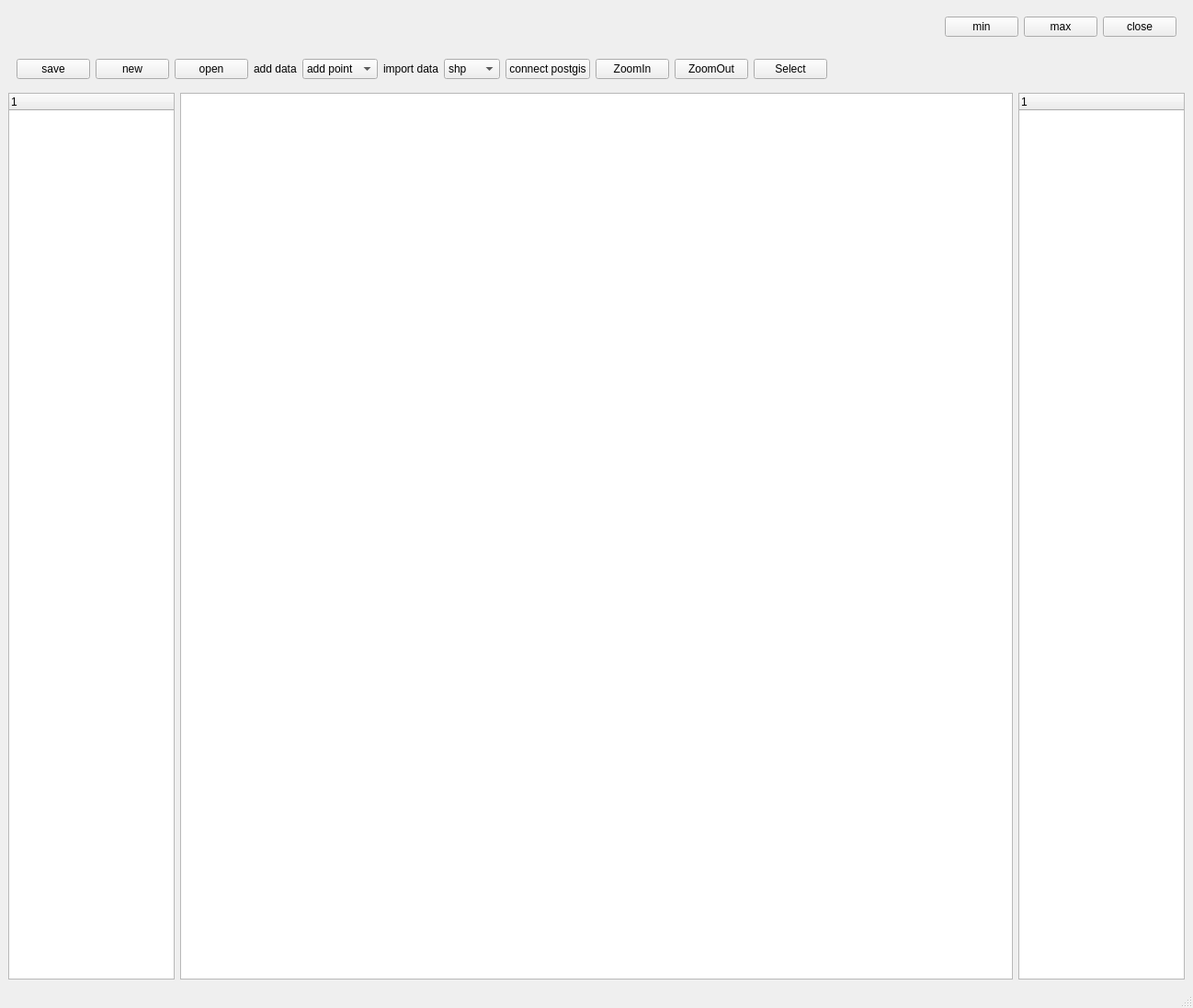
<?xml version="1.0" encoding="UTF-8"?>
<ui version="4.0">
 <class>MainWindow</class>
 <widget class="QMainWindow" name="MainWindow">
  <property name="geometry">
   <rect>
    <x>0</x>
    <y>0</y>
    <width>1298</width>
    <height>1097</height>
   </rect>
  </property>
  <property name="windowTitle">
   <string>MainWindow</string>
  </property>
  <widget class="QWidget" name="centralwidget">
   <layout class="QFormLayout" name="formLayout">
    <item row="0" column="0" colspan="2">
     <layout class="QVBoxLayout" name="verticalLayout">
      <item>
       <widget class="QWidget" name="widget" native="true">
        <layout class="QHBoxLayout" name="horizontalLayout_2">
         <item>
          <spacer name="horizontalSpacer">
           <property name="orientation">
            <enum>Qt::Horizontal</enum>
           </property>
           <property name="sizeHint" stdset="0">
            <size>
             <width>40</width>
             <height>20</height>
            </size>
           </property>
          </spacer>
         </item>
         <item>
          <widget class="QPushButton" name="min_bt">
           <property name="text">
            <string>min</string>
           </property>
          </widget>
         </item>
         <item>
          <widget class="QPushButton" name="max_bt">
           <property name="text">
            <string>max</string>
           </property>
          </widget>
         </item>
         <item>
          <widget class="QPushButton" name="close_bt">
           <property name="text">
            <string>close</string>
           </property>
          </widget>
         </item>
        </layout>
       </widget>
      </item>
      <item>
       <widget class="QWidget" name="widget_2" native="true">
        <layout class="QHBoxLayout" name="horizontalLayout_4">
         <item>
          <widget class="QPushButton" name="save_bt">
           <property name="text">
            <string>save</string>
           </property>
          </widget>
         </item>
         <item>
          <widget class="QPushButton" name="new_bt">
           <property name="text">
            <string>new</string>
           </property>
          </widget>
         </item>
         <item>
          <widget class="QPushButton" name="open_bt">
           <property name="text">
            <string>open</string>
           </property>
          </widget>
         </item>
         <item>
          <widget class="QLabel" name="label">
           <property name="text">
            <string>add data</string>
           </property>
          </widget>
         </item>
         <item>
          <widget class="QComboBox" name="add_data_combox">
           <item>
            <property name="text">
             <string>add point</string>
            </property>
           </item>
           <item>
            <property name="text">
             <string>add line</string>
            </property>
           </item>
           <item>
            <property name="text">
             <string>add poly</string>
            </property>
           </item>
          </widget>
         </item>
         <item>
          <widget class="QLabel" name="label_2">
           <property name="text">
            <string>import data</string>
           </property>
          </widget>
         </item>
         <item>
          <widget class="QComboBox" name="import_data_combox">
           <item>
            <property name="text">
             <string>shp</string>
            </property>
           </item>
           <item>
            <property name="text">
             <string>raster</string>
            </property>
           </item>
           <item>
            <property name="text">
             <string>csv</string>
            </property>
           </item>
          </widget>
         </item>
         <item>
          <widget class="QPushButton" name="connect_postgis_bt">
           <property name="text">
            <string>connect postgis</string>
           </property>
          </widget>
         </item>
         <item>
          <widget class="QPushButton" name="ZoomIn_bt">
           <property name="text">
            <string>ZoomIn</string>
           </property>
          </widget>
         </item>
         <item>
          <widget class="QPushButton" name="ZoomOut_bt">
           <property name="text">
            <string>ZoomOut</string>
           </property>
          </widget>
         </item>
         <item>
          <widget class="QPushButton" name="Select_bt">
           <property name="text">
            <string>Select</string>
           </property>
          </widget>
         </item>
         <item>
          <spacer name="horizontalSpacer_2">
           <property name="orientation">
            <enum>Qt::Horizontal</enum>
           </property>
           <property name="sizeHint" stdset="0">
            <size>
             <width>338</width>
             <height>18</height>
            </size>
           </property>
          </spacer>
         </item>
        </layout>
       </widget>
      </item>
      <item>
       <layout class="QHBoxLayout" name="horizontalLayout" stretch="1,5,1">
        <item>
         <widget class="QTreeWidget" name="treeWidget_layer">
          <column>
           <property name="text">
            <string notr="true">1</string>
           </property>
          </column>
         </widget>
        </item>
        <item>
         <widget class="QGraphicsView" name="graphicsView"/>
        </item>
        <item>
         <widget class="QTreeWidget" name="treeWidget_catalog">
          <column>
           <property name="text">
            <string notr="true">1</string>
           </property>
          </column>
         </widget>
        </item>
       </layout>
      </item>
     </layout>
    </item>
   </layout>
  </widget>
  <widget class="QStatusBar" name="statusbar"/>
 </widget>
 <resources/>
 <connections/>
</ui>
